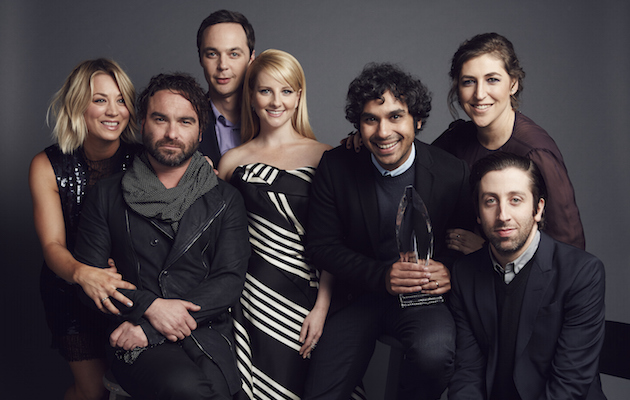
#> input picture images/BigBangTheoryGettyImages-503820038.jpg, 630 x 400 px
$ python face_detect.py
#> lines starting #> are read from the running program, lines starting #| are printed output that depends on the picture; after the words box and inside, x2 and y2 are one past the last pixel; in counts of white or black regions, pixels touching at a corner belong together
# Author: Ravi Kumar Gupta
# Github: https://github.com/kravigupta
# Twitter: https://twitter.com/kravigupta

import cv2

import numpy as np


# haarcascade_frontalface_default.xml

# image taken from https://www.nme.com/news/tv/big-bang-theory-update-eleventh-season-1941471
im = cv2.imread('images/BigBangTheoryGettyImages-503820038.jpg')
#> im is the input picture: shape (400, 630, 3); mean B, G, R 62.4, 57.8, 65.3

grey = cv2.cvtColor(im, cv2.COLOR_BGR2GRAY)
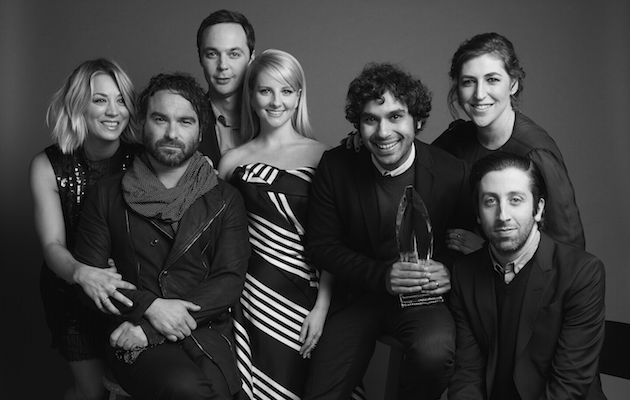
#> grey: shape (400, 630); min 0, max 247, mean 60.5

haar_face_cascade = cv2.CascadeClassifier('cascade/haarcascade_frontalface_alt_tree.xml')
faces = haar_face_cascade.detectMultiScale(grey, scaleFactor=1.1, minNeighbors=5)
#> faces = [[194, 31, 59, 59], [448, 55, 65, 65], [137, 94, 69, 69], [467, 172, 73, 73]]
print('Faces {}'.format(len(faces)))
#| Faces 4

for x,y,w,h in faces:
    cv2.rectangle(im, (x,y),(x+w,y+h), (0,255,0), 2)
#> this loop made 4 passes
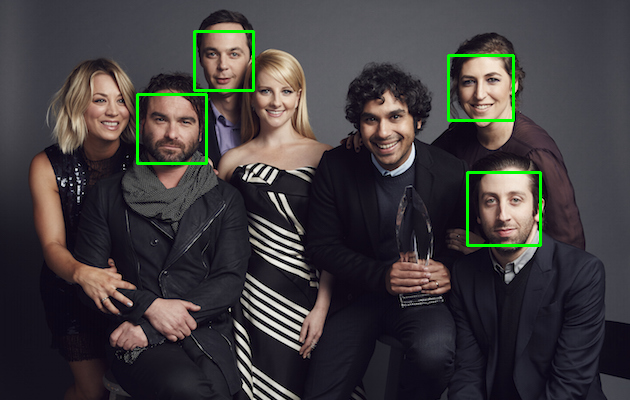
#> im: shape (400, 630, 3); 1.26% of pixels changed, all inside (x1, y1, x2, y2) = (136, 30, 542, 247)

cv2.imshow('Grey', im)
cv2.imwrite('images/BigBangTheoryGettyImages_face_detected.jpg', im)

cv2.waitKey(0)
cv2.destroyAllWindows()
